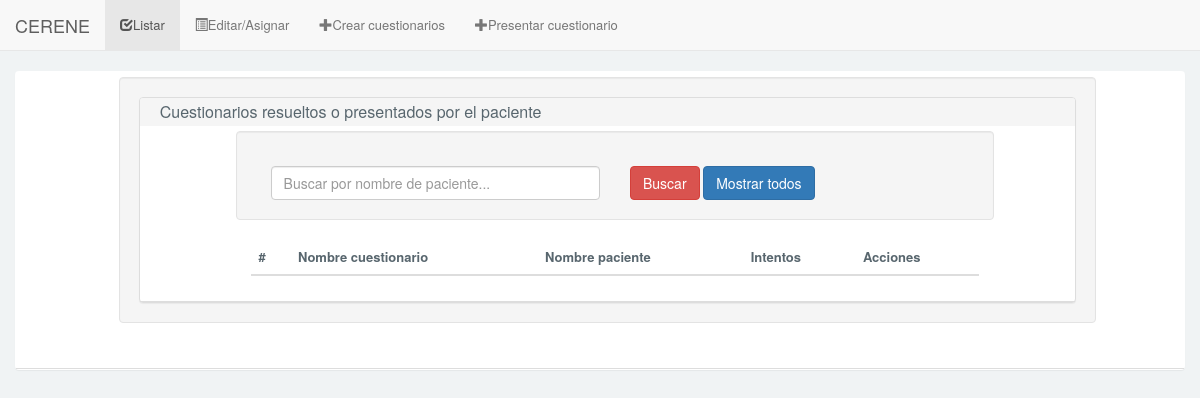
Before: /Cuestionario/cuestionarioListarBuscarRP.php with the older database file.
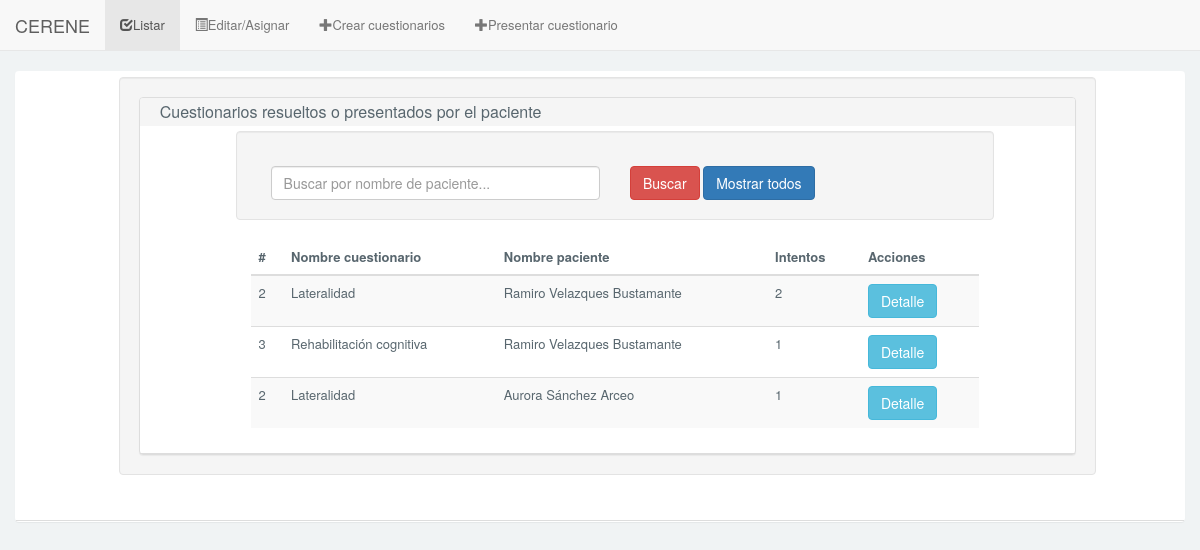
After: the same page with the newer database file.
### tables this page shows
CREATE TABLE IF NOT EXISTS `cuestionarioResuelto` (
  `idCuestionarioResuelto` INT NOT NULL AUTO_INCREMENT,
  `estatus` TINYINT(1) NULL,
  `fecha` DATE NULL,
  `tiempoInicio` TIME NULL,
  `tiempoFin` TIME NULL,
  `limiteTiempo` TIME NULL,
  `puntuacion` INT(3) NULL,
  `intento` INT(2) NULL,
  `idPaciente` INT NOT NULL,
  `idCuestionario` INT NOT NULL,
  PRIMARY KEY (`idCuestionarioResuelto`),
  INDEX `fk_cuestionarioResuelto_Paciente1_idx` (`idPaciente` ASC),
  INDEX `fk_cuestionarioResuelto_cuestionario1_idx` (`idCuestionario` ASC),
  CONSTRAINT `fk_cuestionarioResuelto_Paciente1`
    FOREIGN KEY (`idPaciente`)
    REFERENCES `Paciente` (`idPaciente`)
    ON DELETE NO ACTION
    ON UPDATE NO ACTION,
  CONSTRAINT `fk_cuestionarioResuelto_cuestionario1`
    FOREIGN KEY (`idCuestionario`)
    REFERENCES `cuestionario` (`idCuestionario`)
    ON DELETE NO ACTION
    ON UPDATE NO ACTION);

CREATE TABLE IF NOT EXISTS `cuestionario` (
  `idCuestionario` INT NOT NULL AUTO_INCREMENT,
  `nombre` VARCHAR(200) NOT NULL,
  PRIMARY KEY (`idCuestionario`));

CREATE TABLE IF NOT EXISTS `Paciente` (
  `idPaciente` INT NOT NULL AUTO_INCREMENT,
  `nombre` VARCHAR(100) NOT NULL,
  `apellidoPaterno` VARCHAR(100) NOT NULL,
  `apellidoMaterno` VARCHAR(100) NOT NULL,
  `numHermanos` INT NOT NULL,
  `lateralidad` VARCHAR(15) NOT NULL,
  `gradoEscolar` VARCHAR(45) NOT NULL,
  `fechaNacimiento` DATE NULL,
  `calle` VARCHAR(255) NULL,
  `numero` VARCHAR(45) NULL,
  `colonia` VARCHAR(100) NULL,
  `municipio` VARCHAR(100) NULL,
  `estado` VARCHAR(50) NULL,
  `cp` INT NULL,
  `genero` VARCHAR(10) NOT NULL,
  `foto` VARCHAR(255) NULL,
  PRIMARY KEY (`idPaciente`));

### Cuestionario/models/cuestionariosResueltos_models.php (called while the page is built, shortened)
<?php
	class cuestionariosResueltos_models{
		public static function buscarRP($cadena){
			$cadena = cuestionariosResueltos_models::dividirCadena($cadena);
			$sql = "SELECT cuestionarioresuelto.idCuestionarioResuelto, cuestionarioresuelto.idCuestionario, cuestionarioresuelto.idPaciente, cuestionario.nombre AS nombreCuestionario, paciente.nombre AS nombrePaciente, paciente.apellidoPaterno, paciente.apellidoMaterno, MAX(cuestionarioresuelto.intento) AS intentos FROM cuestionario INNER JOIN cuestionarioresuelto ON cuestionario.idCuestionario = cuestionarioresuelto.idCuestionario INNER JOIN paciente ON cuestionarioresuelto.idPaciente = paciente.idPaciente WHERE cuestionarioresuelto.estatus = '1' AND (paciente.nombre LIKE '%$cadena%' OR paciente.apellidoPaterno LIKE '%$cadena%' OR paciente.apellidoMaterno LIKE '%$cadena%') GROUP BY cuestionarioresuelto.idPaciente, cuestionarioresuelto.idCuestionario";
			$resultado = Conexion::consultaDevolver($sql);
			return $resultado;
		}
		public static function dividirCadena($cadena){
			$lon = strlen($cadena);
			$ind = 0;
			$nombre = "";
			for($k = 0; $k<$lon; $k++){
				$caracter = substr($cadena, $k, 1);
				if($caracter != " " && $ind == 0){
					$nombre = $nombre . $caracter;
				}else{
					if($caracter == " " && $ind == 0){
						$ind = 1;
					}
				}
			}
			return $nombre;
		}
	}
?>

### Cuestionario/conexion/conexion.php (called while the page is built, shortened)
<?php
	class Conexion{
		public static function conectar(){
		    $server = "localhost";
		    $user = "root";
		    $pass = "";
		    $bd = "cuestionario";
		    $conexion = mysqli_connect($server, $user, $pass,$bd);
		    return $conexion;
		}
		public static function consultaDevolver($sql){
			$conexion = Conexion::conectar();
		    mysqli_set_charset($conexion, "utf8");
		    $resultado = mysqli_query($conexion,$sql);
		    return $resultado;
		}
	}
?>

### Cuestionario/cuestionarioListarBuscarRP.php (the view, shortened to what the changed rows need)
<!DOCTYPE html>
<html lang="es">
    <?php include("design/head.php"); ?>
    <body>
        <?php
            include("php/cuestionariosResueltos.php");
            if(isset($_POST['nombre_RP'])){
                $cadena = $_POST['nombre_RP'];
            }else{
                $cadena = "";
            }
            $resultado = cuestionariosResueltos_models::buscarRP($cadena);
        ?>
        <div id="content" class="article-v1">
            <div class="col-md-12">
                <div class="panel">
                    <div class="panel-body">
                        <div class="panel-group">
                            <div class="row">
                                <div class="col-md-10 col-md-offset-1 well">
                                    <div class="panel panel-default">
                                    <div class="panel-body">
                                        <div class="col-md-10 col-md-offset-1 bg-border table-responsive">
                                            <table class="table table-striped table-hover">
                                                <thead>
                                                    <tr>
                                                        <th>#</th>
                                                        <th>Nombre cuestionario</th>
                                                        <th>Nombre paciente</th>
                                                        <th>Intentos</th>
                                                        <th>Acciones</th>
                                                    </tr>
                                                </thead>
                                                <tbody>
                                                <?php
                                                    $i = 0;
                                                    while($row = mysqli_fetch_assoc($resultado)){
                                                ?>
                                                    <tr>
                                                        <td><?php echo $row['idCuestionario']; ?></td>
                                                        <td><?php echo $row['nombreCuestionario']; ?></td>
                                                        <td><?php echo $row['nombrePaciente'] . " " . $row['apellidoPaterno'] . " " . $row['apellidoMaterno']; ?></td>
                                                        <td><?php echo $row['intentos']; ?></td>
                                                        <td><a class="btn btn-info"  href="javascript:document.form_editar<?php echo $i; $i++; ?>.submit()">Detalle</a></td>
                                                    </tr>
                                                <?php } ?>
                                                </tbody>
                                            </table>
                                        </div>
                                    </div>
                                </div>
                            </div>
                        </div>
                </div>
            </div>
        </div>
        </div>
    </div>
</body>
</html>

Changed rows visible on the page:
added cuestionarioresuelto: idCuestionario "2", idCuestionario.nombre "Lateralidad", idPaciente.nombre "Ramiro", idPaciente.apellidoPaterno "Velazques", idPaciente.apellidoMaterno "Bustamante", intentos "2"
added cuestionarioresuelto: idCuestionario "3", idCuestionario.nombre "Rehabilitación cognitiva", idPaciente.nombre "Ramiro", idPaciente.apellidoPaterno "Velazques", idPaciente.apellidoMaterno "Bustamante", intentos "1"
added cuestionarioresuelto: idCuestionario "2", idCuestionario.nombre "Lateralidad", idPaciente.nombre "Aurora", idPaciente.apellidoPaterno "Sánchez", idPaciente.apellidoMaterno "Arceo", intentos "1"
